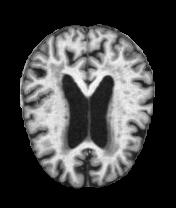
#> input picture Alzheimer_s Dataset/test/MildDemented/26 (20).jpg, 176 x 208 px
$ python -i main.py   (imports and definitions only)
#> lines starting #> are read from the running program, lines starting #| are printed output that depends on the picture; after the words box and inside, x2 and y2 are one past the last pixel; in counts of white or black regions, pixels touching at a corner belong together
#> further down, picture is the input picture: shape (208, 176, 3); min 0, max 255, mean 66.6
import subprocess

import cv2
import numpy as np
import pandas as pd
import tkinter as tk
from tkinter import ttk, messagebox, filedialog
from PIL import Image, ImageTk
import sqlite3


# [6 lines left out: function apply_sharpening_filter, not called in this run]


def calculate_segmented_volume(image):
    gray = cv2.cvtColor(image, cv2.COLOR_BGR2GRAY)
    gray = cv2.GaussianBlur(gray, (5, 5), 0)
    _, thresh = cv2.threshold(gray, 0, 255, cv2.THRESH_BINARY + cv2.THRESH_OTSU)
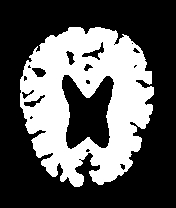
#> thresh: shape (208, 176); 35.3% white; 1 white region, box (x1, y1, x2, y2) and area: (20, 27, 154, 187) 12936
    distance_transform = cv2.distanceTransform(thresh, cv2.DIST_L2, 3)
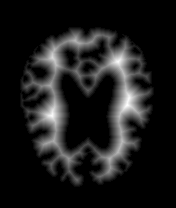
#> distance_transform: shape (208, 176) float32; min 0, max 17.6, mean 1.92; drawn with min black and max white
    _, sure_fg = cv2.threshold(distance_transform, 0.7 * distance_transform.max(), 255, 0)
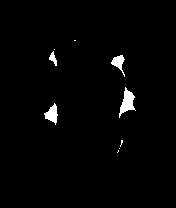
#> sure_fg: shape (208, 176) float32; 1.7% white; 9 white regions (5 under 20 px), largest, box (x1, y1, x2, y2) and area: (119, 87, 136, 118) 243, (44, 103, 58, 125) 163, (111, 55, 125, 77) 133, (49, 51, 57, 66) 59
    sure_fg = np.uint8(sure_fg)
    unknown = cv2.subtract(thresh, sure_fg)
#> unknown: shape (208, 176); 33.7% white; 1 white region, box (x1, y1, x2, y2) and area: (20, 27, 154, 187) 12321
    _, markers = cv2.connectedComponents(sure_fg)
#> markers: shape (208, 176) int32; 10 distinct labels, from 0 to 9
    markers = markers + 1
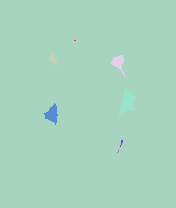
#> markers: shape (208, 176) int32; 10 distinct labels, from 1 to 10; one colour per label, 0 black
    markers[unknown == 255] = 0
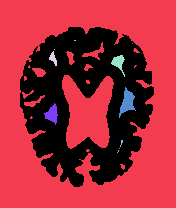
#> markers: shape (208, 176) int32; 11 distinct labels, from 0 to 10; one colour per label, 0 black
    markers = cv2.watershed(image, markers)
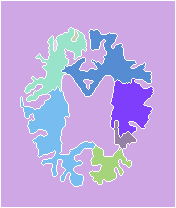
#> markers: shape (208, 176) int32; 11 distinct labels, from -1 to 10; one colour per label, 0 black, -1 white
    image[markers == -1] = [0, 255, 0]
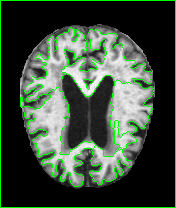
#> image: shape (208, 176, 3); 6.49% of pixels changed, all inside (x1, y1, x2, y2) = (0, 0, 176, 208)
    segmented_volume = np.sum(np.all(image == [0, 255, 0], axis=-1))
#> segmented_volume = 2377
    return segmented_volume


# [18 lines left out: function classify_image, not called in this run]


class ImageClassifierApp:
    # [159 lines left out: functions __init__, create_users_table, show_login_screen, show_register_screen, register, login and 3 more, not called in this run]

    def clear_initial_frame(self):
        self.initial_frame.grid_forget()

    # [15 lines left out: functions clear_login_frame, clear_registration_frame, clear_image_frame, not called in this run]


# [4 lines not run here, left out]

>>> import cv2
>>> picture = cv2.imread('Alzheimer_s Dataset/test/MildDemented/26 (20).jpg')
>>> result = calculate_segmented_volume(picture)
#> result = 2377
